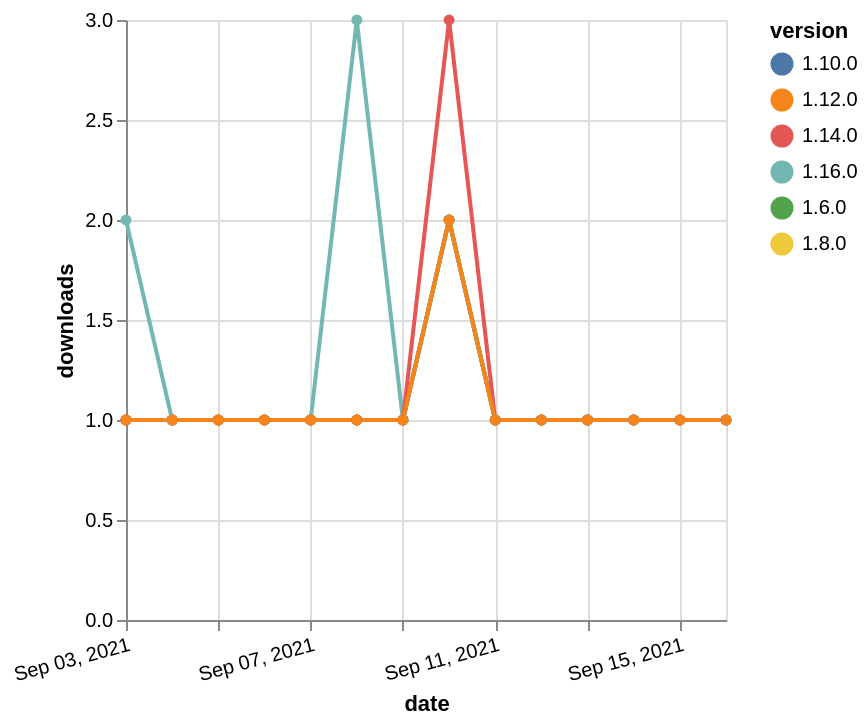

Vega-Lite specification for this chart:
### Vega-Lite specification from a JSON file in a GitHub repository (floating-point values rounded to 4 significant figures)
{"$schema": "https://vega.github.io/schema/vega-lite/v5.json", "description": "A simple bar chart with embedded data.", "data": {"values": [{"date": "2021-09-03", "total": 253, "delta": 1, "version": "1.6.0"}, {"date": "2021-09-04", "total": 254, "delta": 1, "version": "1.6.0"}, {"date": "2021-09-05", "total": 255, "delta": 1, "version": "1.6.0"}, {"date": "2021-09-06", "total": 256, "delta": 1, "version": "1.6.0"}, {"date": "2021-09-07", "total": 257, "delta": 1, "version": "1.6.0"}, {"date": "2021-09-08", "total": 258, "delta": 1, "version": "1.6.0"}, {"date": "2021-09-09", "total": 259, "delta": 1, "version": "1.6.0"}, {"date": "2021-09-10", "total": 261, "delta": 2, "version": "1.6.0"}, {"date": "2021-09-11", "total": 262, "delta": 1, "version": "1.6.0"}, {"date": "2021-09-12", "total": 263, "delta": 1, "version": "1.6.0"}, {"date": "2021-09-13", "total": 264, "delta": 1, "version": "1.6.0"}, {"date": "2021-09-14", "total": 265, "delta": 1, "version": "1.6.0"}, {"date": "2021-09-15", "total": 266, "delta": 1, "version": "1.6.0"}, {"date": "2021-09-16", "total": 267, "delta": 1, "version": "1.6.0"}, {"date": "2021-09-03", "total": 207, "delta": 1, "version": "1.8.0"}, {"date": "2021-09-04", "total": 208, "delta": 1, "version": "1.8.0"}, {"date": "2021-09-05", "total": 209, "delta": 1, "version": "1.8.0"}, {"date": "2021-09-06", "total": 210, "delta": 1, "version": "1.8.0"}, {"date": "2021-09-07", "total": 211, "delta": 1, "version": "1.8.0"}, {"date": "2021-09-08", "total": 212, "delta": 1, "version": "1.8.0"}, {"date": "2021-09-09", "total": 213, "delta": 1, "version": "1.8.0"}, {"date": "2021-09-10", "total": 215, "delta": 2, "version": "1.8.0"}, {"date": "2021-09-11", "total": 216, "delta": 1, "version": "1.8.0"}, {"date": "2021-09-12", "total": 217, "delta": 1, "version": "1.8.0"}, {"date": "2021-09-13", "total": 218, "delta": 1, "version": "1.8.0"}, {"date": "2021-09-14", "total": 219, "delta": 1, "version": "1.8.0"}, {"date": "2021-09-15", "total": 220, "delta": 1, "version": "1.8.0"}, {"date": "2021-09-16", "total": 221, "delta": 1, "version": "1.8.0"}, {"date": "2021-09-03", "total": 209, "delta": 1, "version": "1.10.0"}, {"date": "2021-09-04", "total": 210, "delta": 1, "version": "1.10.0"}, {"date": "2021-09-05", "total": 211, "delta": 1, "version": "1.10.0"}, {"date": "2021-09-06", "total": 212, "delta": 1, "version": "1.10.0"}, {"date": "2021-09-07", "total": 213, "delta": 1, "version": "1.10.0"}, {"date": "2021-09-08", "total": 214, "delta": 1, "version": "1.10.0"}, {"date": "2021-09-09", "total": 215, "delta": 1, "version": "1.10.0"}, {"date": "2021-09-10", "total": 217, "delta": 2, "version": "1.10.0"}, {"date": "2021-09-11", "total": 218, "delta": 1, "version": "1.10.0"}, {"date": "2021-09-12", "total": 219, "delta": 1, "version": "1.10.0"}, {"date": "2021-09-13", "total": 220, "delta": 1, "version": "1.10.0"}, {"date": "2021-09-14", "total": 221, "delta": 1, "version": "1.10.0"}, {"date": "2021-09-15", "total": 222, "delta": 1, "version": "1.10.0"}, {"date": "2021-09-16", "total": 223, "delta": 1, "version": "1.10.0"}, {"date": "2021-09-03", "total": 129, "delta": 2, "version": "1.16.0"}, {"date": "2021-09-04", "total": 130, "delta": 1, "version": "1.16.0"}, {"date": "2021-09-05", "total": 131, "delta": 1, "version": "1.16.0"}, {"date": "2021-09-06", "total": 132, "delta": 1, "version": "1.16.0"}, {"date": "2021-09-07", "total": 133, "delta": 1, "version": "1.16.0"}, {"date": "2021-09-08", "total": 136, "delta": 3, "version": "1.16.0"}, {"date": "2021-09-09", "total": 137, "delta": 1, "version": "1.16.0"}, {"date": "2021-09-10", "total": 139, "delta": 2, "version": "1.16.0"}, {"date": "2021-09-11", "total": 140, "delta": 1, "version": "1.16.0"}, {"date": "2021-09-12", "total": 141, "delta": 1, "version": "1.16.0"}, {"date": "2021-09-13", "total": 142, "delta": 1, "version": "1.16.0"}, {"date": "2021-09-14", "total": 143, "delta": 1, "version": "1.16.0"}, {"date": "2021-09-15", "total": 144, "delta": 1, "version": "1.16.0"}, {"date": "2021-09-16", "total": 145, "delta": 1, "version": "1.16.0"}, {"date": "2021-09-03", "total": 204, "delta": 1, "version": "1.14.0"}, {"date": "2021-09-04", "total": 205, "delta": 1, "version": "1.14.0"}, {"date": "2021-09-05", "total": 206, "delta": 1, "version": "1.14.0"}, {"date": "2021-09-06", "total": 207, "delta": 1, "version": "1.14.0"}, {"date": "2021-09-07", "total": 208, "delta": 1, "version": "1.14.0"}, {"date": "2021-09-08", "total": 209, "delta": 1, "version": "1.14.0"}, {"date": "2021-09-09", "total": 210, "delta": 1, "version": "1.14.0"}, {"date": "2021-09-10", "total": 213, "delta": 3, "version": "1.14.0"}, {"date": "2021-09-11", "total": 214, "delta": 1, "version": "1.14.0"}, {"date": "2021-09-12", "total": 215, "delta": 1, "version": "1.14.0"}, {"date": "2021-09-13", "total": 216, "delta": 1, "version": "1.14.0"}, {"date": "2021-09-14", "total": 217, "delta": 1, "version": "1.14.0"}, {"date": "2021-09-15", "total": 218, "delta": 1, "version": "1.14.0"}, {"date": "2021-09-16", "total": 219, "delta": 1, "version": "1.14.0"}, {"date": "2021-09-03", "total": 174, "delta": 1, "version": "1.12.0"}, {"date": "2021-09-04", "total": 175, "delta": 1, "version": "1.12.0"}, {"date": "2021-09-05", "total": 176, "delta": 1, "version": "1.12.0"}, {"date": "2021-09-06", "total": 177, "delta": 1, "version": "1.12.0"}, {"date": "2021-09-07", "total": 178, "delta": 1, "version": "1.12.0"}, {"date": "2021-09-08", "total": 179, "delta": 1, "version": "1.12.0"}, {"date": "2021-09-09", "total": 180, "delta": 1, "version": "1.12.0"}, {"date": "2021-09-10", "total": 182, "delta": 2, "version": "1.12.0"}, {"date": "2021-09-11", "total": 183, "delta": 1, "version": "1.12.0"}, {"date": "2021-09-12", "total": 184, "delta": 1, "version": "1.12.0"}, {"date": "2021-09-13", "total": 185, "delta": 1, "version": "1.12.0"}, {"date": "2021-09-14", "total": 186, "delta": 1, "version": "1.12.0"}, {"date": "2021-09-15", "total": 187, "delta": 1, "version": "1.12.0"}, {"date": "2021-09-16", "total": 188, "delta": 1, "version": "1.12.0"}]}, "width": "container", "mark": {"type": "line", "point": {"filled": true}}, "encoding": {"x": {"field": "date", "type": "temporal", "timeUnit": "yearmonthdate", "title": "date", "axis": {"labelAngle": -15}}, "y": {"field": "delta", "type": "quantitative", "title": "downloads"}, "color": {"field": "version", "type": "nominal"}, "tooltip": {"field": "delta"}}}
